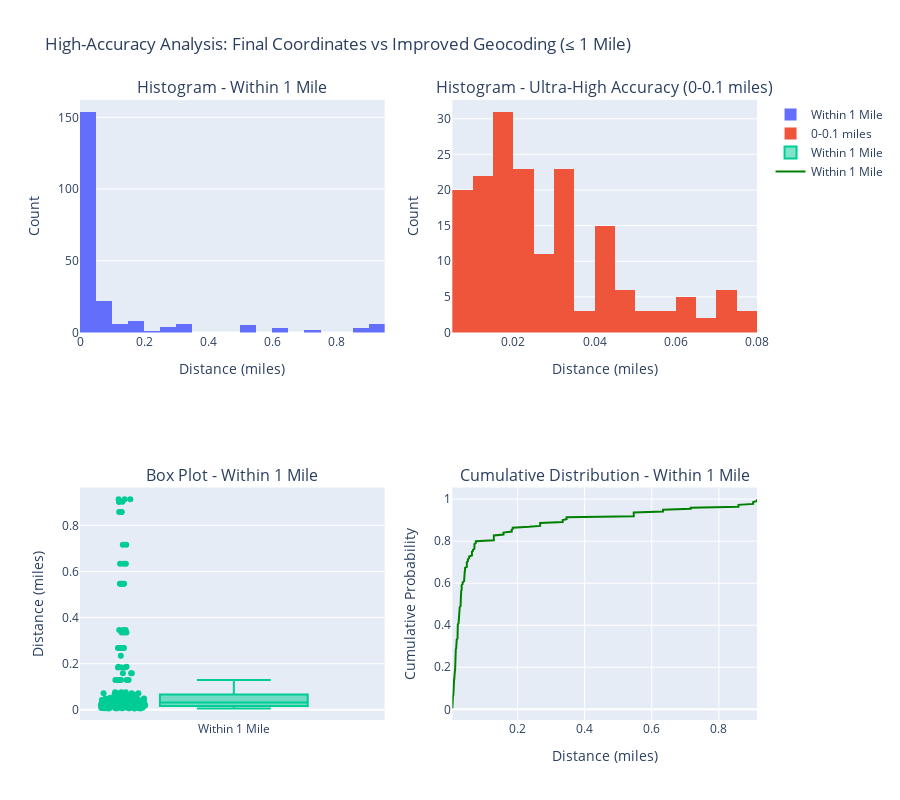

This figure's notebook cell:
### Code cell
import plotly.express as px
import plotly.graph_objects as go
from plotly.subplots import make_subplots
import numpy as np

# Get the valid distances (non-null values)
valid_distances = df['Distance_Final_vs_Strict'].dropna()

# Filter to only distances within 1 mile (high-accuracy cases)
distances_within_1_mile = valid_distances[valid_distances <= 1]

print("High-Accuracy Analysis: Distances Within 1 Mile")
print("=" * 50)
print(f"Total data points: {len(valid_distances)}")
print(f"Points within 1 mile: {len(distances_within_1_mile)} ({(len(distances_within_1_mile)/len(valid_distances)*100):.1f}%)")
print(f"Points beyond 1 mile: {len(valid_distances) - len(distances_within_1_mile)} ({((len(valid_distances) - len(distances_within_1_mile))/len(valid_distances)*100):.1f}%)")
print()

# Create detailed analysis for the within-1-mile subset
fig = make_subplots(
    rows=2, cols=2,
    subplot_titles=('Histogram - Within 1 Mile', 'Histogram - Ultra-High Accuracy (0-0.1 miles)', 
                   'Box Plot - Within 1 Mile', 'Cumulative Distribution - Within 1 Mile'),
    specs=[[{"secondary_y": False}, {"secondary_y": False}],
           [{"secondary_y": False}, {"secondary_y": False}]]
)

# 1. Histogram - Within 1 mile
fig.add_trace(
    go.Histogram(x=distances_within_1_mile, nbinsx=25, name='Within 1 Mile'),
    row=1, col=1
)

# 2. Histogram - Ultra-high accuracy (0-0.1 miles)
distances_ultra_high = distances_within_1_mile[distances_within_1_mile <= 0.1]
fig.add_trace(
    go.Histogram(x=distances_ultra_high, nbinsx=20, name='0-0.1 miles'),
    row=1, col=2
)

# 3. Box plot - Within 1 mile
fig.add_trace(
    go.Box(y=distances_within_1_mile, name='Within 1 Mile', boxpoints='all'),
    row=2, col=1
)

# 4. Cumulative distribution - Within 1 mile
sorted_distances_1mile = np.sort(distances_within_1_mile)
cumulative_prob_1mile = np.arange(1, len(sorted_distances_1mile) + 1) / len(sorted_distances_1mile)
fig.add_trace(
    go.Scatter(x=sorted_distances_1mile, y=cumulative_prob_1mile, mode='lines', 
              name='Within 1 Mile', line=dict(color='green')),
    row=2, col=2
)

# Update layout
fig.update_layout(
    height=800,
    title_text="High-Accuracy Analysis: Final Coordinates vs Strict Geocoding (≤ 1 Mile)",
    showlegend=True
)

# Update x-axis labels
fig.update_xaxes(title_text="Distance (miles)", row=1, col=1)
fig.update_xaxes(title_text="Distance (miles)", row=1, col=2)
fig.update_xaxes(title_text="", row=2, col=1)
fig.update_xaxes(title_text="Distance (miles)", row=2, col=2)

# Update y-axis labels
fig.update_yaxes(title_text="Count", row=1, col=1)
fig.update_yaxes(title_text="Count", row=1, col=2)
fig.update_yaxes(title_text="Distance (miles)", row=2, col=1)
fig.update_yaxes(title_text="Cumulative Probability", row=2, col=2)

fig.show()

# Detailed statistics for within 1 mile
print("Detailed Statistics for High-Accuracy Cases (≤ 1 Mile):")
print("=" * 60)
print(f"Count: {len(distances_within_1_mile)}")
print(f"Mean: {distances_within_1_mile.mean():.4f} miles")
print(f"Median: {distances_within_1_mile.median():.4f} miles")
print(f"Standard deviation: {distances_within_1_mile.std():.4f} miles")
print(f"Min: {distances_within_1_mile.min():.4f} miles")
print(f"Max: {distances_within_1_mile.max():.4f} miles")
print(f"Skewness: {distances_within_1_mile.skew():.2f}")
print(f"Kurtosis: {distances_within_1_mile.kurtosis():.2f}")
print()

print("Precision Distribution (Within 1 Mile):")
print("-" * 45)
print(f"Within 0.01 miles (53 feet): {(distances_within_1_mile <= 0.01).sum()} ({(distances_within_1_mile <= 0.01).mean()*100:.1f}%)")
print(f"Within 0.05 miles (264 feet): {(distances_within_1_mile <= 0.05).sum()} ({(distances_within_1_mile <= 0.05).mean()*100:.1f}%)")
print(f"Within 0.1 miles (528 feet): {(distances_within_1_mile <= 0.1).sum()} ({(distances_within_1_mile <= 0.1).mean()*100:.1f}%)")
print(f"Within 0.25 miles (1,320 feet): {(distances_within_1_mile <= 0.25).sum()} ({(distances_within_1_mile <= 0.25).mean()*100:.1f}%)")
print(f"Within 0.5 miles (2,640 feet): {(distances_within_1_mile <= 0.5).sum()} ({(distances_within_1_mile <= 0.5).mean()*100:.1f}%)")
print(f"0.5 - 1.0 miles: {((distances_within_1_mile > 0.5) & (distances_within_1_mile <= 1.0)).sum()} ({((distances_within_1_mile > 0.5) & (distances_within_1_mile <= 1.0)).mean()*100:.1f}%)")
print()

print("Percentiles (Within 1 Mile):")
print("-" * 30)
percentiles = [10, 25, 50, 75, 90, 95, 99]
for p in percentiles:
    value = distances_within_1_mile.quantile(p/100)
    print(f"{p}th percentile: {value:.4f} miles ({value*5280:.0f} feet)")
print()

# Compare accuracy levels
print("Accuracy Level Breakdown:")
print("-" * 35)
total_within_1 = len(distances_within_1_mile)
print(f"Street-level accuracy (≤0.01 mi): {(distances_within_1_mile <= 0.01).sum()}/{total_within_1} ({(distances_within_1_mile <= 0.01).mean()*100:.1f}%)")
print(f"Block-level accuracy (0.01-0.1 mi): {((distances_within_1_mile > 0.01) & (distances_within_1_mile <= 0.1)).sum()}/{total_within_1} ({((distances_within_1_mile > 0.01) & (distances_within_1_mile <= 0.1)).mean()*100:.1f}%)")
print(f"Neighborhood accuracy (0.1-0.5 mi): {((distances_within_1_mile > 0.1) & (distances_within_1_mile <= 0.5)).sum()}/{total_within_1} ({((distances_within_1_mile > 0.1) & (distances_within_1_mile <= 0.5)).mean()*100:.1f}%)")
print(f"Local area accuracy (0.5-1.0 mi): {((distances_within_1_mile > 0.5) & (distances_within_1_mile <= 1.0)).sum()}/{total_within_1} ({((distances_within_1_mile > 0.5) & (distances_within_1_mile <= 1.0)).mean()*100:.1f}%)")

### Figure 1 — Plotly figure (JSON) as saved in the notebook; plotly's stock layout.template omitted (floating-point values rounded to 4 significant figures; data arrays with more than 128 entries replaced by an {"elided": "..."} marker saying what was removed)
{"data": [{"name": "Within 1 Mile", "nbinsx": 25, "type": "histogram", "x": {"elided": "220 float values"}, "xaxis": "x", "yaxis": "y"}, {"name": "0-0.1 miles", "nbinsx": 20, "type": "histogram", "x": {"elided": "176 float values"}, "xaxis": "x2", "yaxis": "y2"}, {"boxpoints": "all", "name": "Within 1 Mile", "type": "box", "xaxis": "x3", "y": {"elided": "220 float values"}, "yaxis": "y3"}, {"line": {"color": "green"}, "mode": "lines", "name": "Within 1 Mile", "type": "scatter", "x": {"elided": "220 float values"}, "xaxis": "x4", "y": {"elided": "220 float values"}, "yaxis": "y4"}], "layout": {"annotations": [{"font": {"size": 16}, "showarrow": false, "text": "Histogram - Within 1 Mile", "x": 0.225, "xanchor": "center", "xref": "paper", "y": 1, "yanchor": "bottom", "yref": "paper"}, {"font": {"size": 16}, "showarrow": false, "text": "Histogram - Ultra-High Accuracy (0-0.1 miles)", "x": 0.775, "xanchor": "center", "xref": "paper", "y": 1, "yanchor": "bottom", "yref": "paper"}, {"font": {"size": 16}, "showarrow": false, "text": "Box Plot - Within 1 Mile", "x": 0.225, "xanchor": "center", "xref": "paper", "y": 0.375, "yanchor": "bottom", "yref": "paper"}, {"font": {"size": 16}, "showarrow": false, "text": "Cumulative Distribution - Within 1 Mile", "x": 0.775, "xanchor": "center", "xref": "paper", "y": 0.375, "yanchor": "bottom", "yref": "paper"}], "height": 800, "showlegend": true, "title": {"text": "High-Accuracy Analysis: Final Coordinates vs Improved Geocoding (≤ 1 Mile)"}, "xaxis": {"anchor": "y", "domain": [0, 0.45], "title": {"text": "Distance (miles)"}}, "xaxis2": {"anchor": "y2", "domain": [0.55, 1], "title": {"text": "Distance (miles)"}}, "xaxis3": {"anchor": "y3", "domain": [0, 0.45], "title": {"text": ""}}, "xaxis4": {"anchor": "y4", "domain": [0.55, 1], "title": {"text": "Distance (miles)"}}, "yaxis": {"anchor": "x", "domain": [0.625, 1], "title": {"text": "Count"}}, "yaxis2": {"anchor": "x2", "domain": [0.625, 1], "title": {"text": "Count"}}, "yaxis3": {"anchor": "x3", "domain": [0, 0.375], "title": {"text": "Distance (miles)"}}, "yaxis4": {"anchor": "x4", "domain": [0, 0.375], "title": {"text": "Cumulative Probability"}}}}
